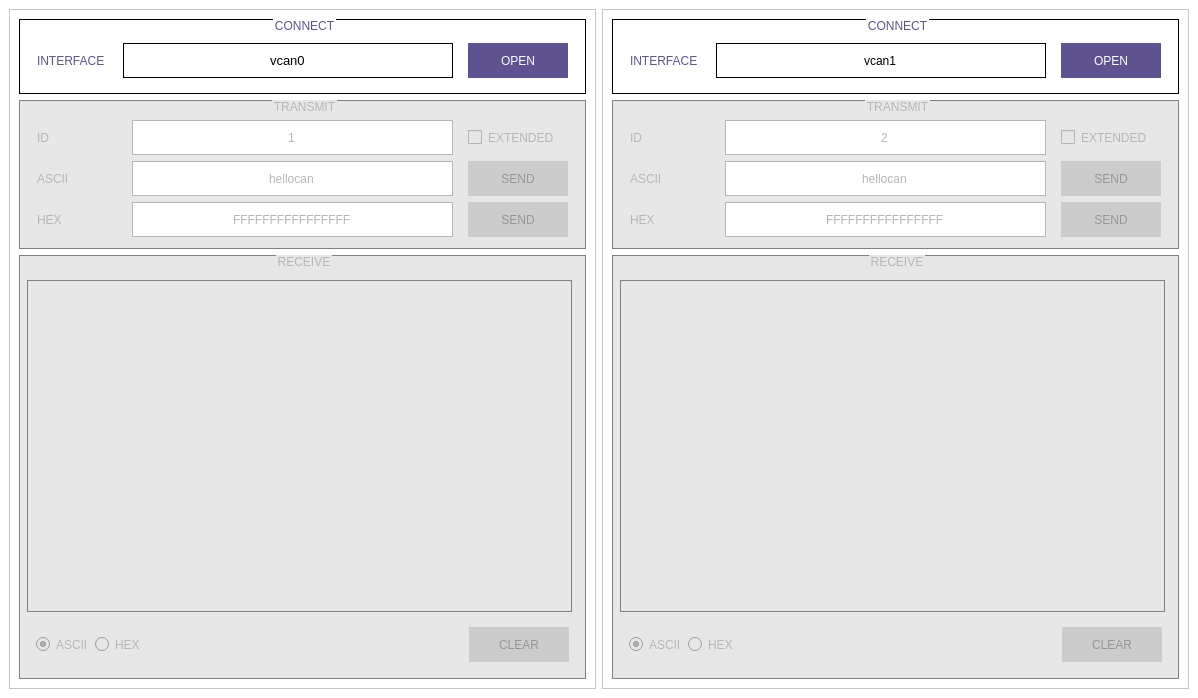
<?xml version="1.0" encoding="UTF-8"?>
<ui version="4.0">
 <class>MainWindow</class>
 <widget class="QMainWindow" name="MainWindow">
  <property name="geometry">
   <rect>
    <x>0</x>
    <y>0</y>
    <width>1198</width>
    <height>698</height>
   </rect>
  </property>
  <property name="windowTitle">
   <string>MainWindow</string>
  </property>
  <property name="styleSheet">
   <string notr="true">background-color: rgb(255, 255, 255);</string>
  </property>
  <widget class="QWidget" name="centralwidget">
   <layout class="QGridLayout" name="gridLayout_7" columnstretch="1,1">
    <item row="0" column="0">
     <widget class="QFrame" name="framePrimary">
      <property name="frameShape">
       <enum>QFrame::StyledPanel</enum>
      </property>
      <property name="frameShadow">
       <enum>QFrame::Raised</enum>
      </property>
      <layout class="QGridLayout" name="gridLayout" rowstretch="0,1,4">
       <item row="0" column="0">
        <widget class="QGroupBox" name="groupBoxPrimaryConnect">
         <property name="minimumSize">
          <size>
           <width>0</width>
           <height>75</height>
          </size>
         </property>
         <property name="maximumSize">
          <size>
           <width>16777215</width>
           <height>75</height>
          </size>
         </property>
         <property name="styleSheet">
          <string notr="true">QGroupBox {

	color: #5f5290;
	border: 1px solid black;
}
QGroupBox::title {

	subcontrol-origin: margin;
	subcontrol-position: top centre;
}

QGroupBox::disabled {

	color: #b6b6b6;
	background-color: #e7e7e7;
	border: 1px solid grey;
}</string>
         </property>
         <property name="title">
          <string>CONNECT</string>
         </property>
         <layout class="QHBoxLayout" name="horizontalLayout">
          <property name="spacing">
           <number>15</number>
          </property>
          <property name="leftMargin">
           <number>15</number>
          </property>
          <property name="topMargin">
           <number>0</number>
          </property>
          <property name="rightMargin">
           <number>15</number>
          </property>
          <property name="bottomMargin">
           <number>9</number>
          </property>
          <item>
           <widget class="QLabel" name="labelPrimaryInterface">
            <property name="styleSheet">
             <string notr="true">QLabel {
	color: #5f5290;
	border:none;
}

QLabel::disabled {

	color:#b6b6b6;
	background-color: #e7e7e7;
}</string>
            </property>
            <property name="text">
             <string>INTERFACE </string>
            </property>
           </widget>
          </item>
          <item>
           <widget class="QLineEdit" name="lineEditPrimaryInterface">
            <property name="minimumSize">
             <size>
              <width>0</width>
              <height>35</height>
             </size>
            </property>
            <property name="font">
             <font>
              <pointsize>10</pointsize>
             </font>
            </property>
            <property name="styleSheet">
             <string notr="true">QLineEdit {

	border:1px solid black;
	color: #000000;
}

QLineEdit::disabled{

	color:#b6b6b6;
	border: 1px solid #b6b6b6;
	
}</string>
            </property>
            <property name="text">
             <string>vcan0</string>
            </property>
            <property name="alignment">
             <set>Qt::AlignCenter</set>
            </property>
           </widget>
          </item>
          <item>
           <widget class="QPushButton" name="pushButtonPrimaryOpen">
            <property name="minimumSize">
             <size>
              <width>100</width>
              <height>35</height>
             </size>
            </property>
            <property name="focusPolicy">
             <enum>Qt::NoFocus</enum>
            </property>
            <property name="styleSheet">
             <string notr="true">QPushButton
{
	background-color:#5f5290;
	color:#ffffff;
	border:2px solid #5f5290;
}

QPushButton:hover
{
	background-color:#3f3761;
	color:#ffffff;
	border: 2px solid #3f3761;
}

QPushButton:pressed
{
	background-color:transparent;
	color:#000000;
	border: 2px solid #5f5290;
}

QPushButton:disabled
{
	background-color:#cccccc;
	color:#959595;
	border: 2px solid #cccccc;
}</string>
            </property>
            <property name="text">
             <string>OPEN</string>
            </property>
            <property name="checkable">
             <bool>true</bool>
            </property>
           </widget>
          </item>
         </layout>
        </widget>
       </item>
       <item row="2" column="0">
        <widget class="QGroupBox" name="groupBoxPrimaryReceive">
         <property name="enabled">
          <bool>false</bool>
         </property>
         <property name="styleSheet">
          <string notr="true">QGroupBox {

	color: #5f5290;
	border: 1px solid black;
}
QGroupBox::title {

	subcontrol-origin: margin;
	subcontrol-position: top centre;
}

QGroupBox::disabled {

	color: #b6b6b6;
	background-color: #e7e7e7;
	border: 1px solid grey;
}</string>
         </property>
         <property name="title">
          <string>RECEIVE</string>
         </property>
         <layout class="QGridLayout" name="gridLayout_4">
          <property name="leftMargin">
           <number>5</number>
          </property>
          <property name="topMargin">
           <number>5</number>
          </property>
          <property name="rightMargin">
           <number>5</number>
          </property>
          <property name="bottomMargin">
           <number>5</number>
          </property>
          <property name="verticalSpacing">
           <number>6</number>
          </property>
          <item row="0" column="0">
           <widget class="QTableView" name="tableViewPrimary">
            <property name="styleSheet">
             <string notr="true">QTableView {

	border:1px solid black;
}

QTableView::disabled {

	background-color: #e7e7e7;
	border: 1px solid grey;
}</string>
            </property>
            <property name="showGrid">
             <bool>false</bool>
            </property>
            <attribute name="horizontalHeaderCascadingSectionResizes">
             <bool>true</bool>
            </attribute>
           </widget>
          </item>
          <item row="2" column="0" colspan="2">
           <widget class="QFrame" name="frame_2">
            <property name="styleSheet">
             <string notr="true">QFrame {

	border:none;
}

QFrame::disabled {
	border:none;
	color:#b6b6b6;
	background-color: #e7e7e7;
}</string>
            </property>
            <property name="frameShape">
             <enum>QFrame::StyledPanel</enum>
            </property>
            <property name="frameShadow">
             <enum>QFrame::Raised</enum>
            </property>
            <layout class="QHBoxLayout" name="horizontalLayout_6">
             <item>
              <widget class="QRadioButton" name="radioButtonPrimaryAscii">
               <property name="focusPolicy">
                <enum>Qt::NoFocus</enum>
               </property>
               <property name="styleSheet">
                <string notr="true">QRadioButton {
	color: #5f5290;
	border:none;
}

QRadioButton::disabled {

	color:#b6b6b6;
	background-color: #e7e7e7;
}</string>
               </property>
               <property name="text">
                <string>ASCII</string>
               </property>
               <property name="checked">
                <bool>true</bool>
               </property>
              </widget>
             </item>
             <item>
              <widget class="QRadioButton" name="radioButtonPrimaryHex">
               <property name="focusPolicy">
                <enum>Qt::NoFocus</enum>
               </property>
               <property name="styleSheet">
                <string notr="true">QRadioButton {
	color: #5f5290;
	border:none;
}

QRadioButton::disabled {

	color:#b6b6b6;
	background-color: #e7e7e7;
}</string>
               </property>
               <property name="text">
                <string>HEX</string>
               </property>
              </widget>
             </item>
             <item>
              <spacer name="horizontalSpacer_3">
               <property name="orientation">
                <enum>Qt::Horizontal</enum>
               </property>
               <property name="sizeHint" stdset="0">
                <size>
                 <width>40</width>
                 <height>20</height>
                </size>
               </property>
              </spacer>
             </item>
             <item>
              <widget class="QPushButton" name="pushButtonPrimaryClear">
               <property name="minimumSize">
                <size>
                 <width>100</width>
                 <height>35</height>
                </size>
               </property>
               <property name="maximumSize">
                <size>
                 <width>100</width>
                 <height>16777215</height>
                </size>
               </property>
               <property name="focusPolicy">
                <enum>Qt::NoFocus</enum>
               </property>
               <property name="styleSheet">
                <string notr="true">QPushButton
{
	background-color:#5f5290;
	color:#ffffff;
	border:2px solid #5f5290;
}

QPushButton:hover
{
	background-color:#3f3761;
	color:#ffffff;
	border: 2px solid #3f3761;
}

QPushButton:pressed
{
	background-color:transparent;
	color:#000000;
	border: 2px solid #5f5290;
}

QPushButton:disabled
{
	background-color:#cccccc;
	color:#959595;
	border: 2px solid #cccccc;
}</string>
               </property>
               <property name="text">
                <string>CLEAR</string>
               </property>
              </widget>
             </item>
            </layout>
           </widget>
          </item>
         </layout>
        </widget>
       </item>
       <item row="1" column="0">
        <widget class="QGroupBox" name="groupBoxPrimaryTransmit">
         <property name="enabled">
          <bool>false</bool>
         </property>
         <property name="styleSheet">
          <string notr="true">QGroupBox {

	color: #5f5290;
	border: 1px solid black;
}
QGroupBox::title {

	subcontrol-origin: margin;
	subcontrol-position: top centre;
}

QGroupBox::disabled {

	color: #b6b6b6;
	background-color: #e7e7e7;
	border: 1px solid grey;
}</string>
         </property>
         <property name="title">
          <string>TRANSMIT</string>
         </property>
         <property name="alignment">
          <set>Qt::AlignCenter</set>
         </property>
         <layout class="QGridLayout" name="gridLayout_2">
          <property name="leftMargin">
           <number>15</number>
          </property>
          <property name="topMargin">
           <number>0</number>
          </property>
          <property name="rightMargin">
           <number>15</number>
          </property>
          <property name="bottomMargin">
           <number>9</number>
          </property>
          <property name="horizontalSpacing">
           <number>15</number>
          </property>
          <item row="0" column="0">
           <widget class="QLabel" name="labelPrimaryId">
            <property name="minimumSize">
             <size>
              <width>80</width>
              <height>0</height>
             </size>
            </property>
            <property name="styleSheet">
             <string notr="true">QLabel {
	color: #5f5290;
	border:none;
}

QLabel::disabled {

	color:#b6b6b6;
	background-color: #e7e7e7;
}</string>
            </property>
            <property name="text">
             <string>ID</string>
            </property>
           </widget>
          </item>
          <item row="0" column="1">
           <widget class="QLineEdit" name="lineEditPrimaryId">
            <property name="minimumSize">
             <size>
              <width>160</width>
              <height>35</height>
             </size>
            </property>
            <property name="styleSheet">
             <string notr="true">QLineEdit {

	border:1px solid black;
	color: #000000;
}

QLineEdit::disabled{

	color:#b6b6b6;
	border: 1px solid #b6b6b6;
	
}</string>
            </property>
            <property name="inputMask">
             <string/>
            </property>
            <property name="text">
             <string>1</string>
            </property>
            <property name="maxLength">
             <number>32767</number>
            </property>
            <property name="alignment">
             <set>Qt::AlignCenter</set>
            </property>
           </widget>
          </item>
          <item row="0" column="2">
           <widget class="QCheckBox" name="checkBoxPrimaryExtended">
            <property name="minimumSize">
             <size>
              <width>0</width>
              <height>35</height>
             </size>
            </property>
            <property name="focusPolicy">
             <enum>Qt::NoFocus</enum>
            </property>
            <property name="styleSheet">
             <string notr="true">QCheckBox {
	color: #5f5290;
	border:none;
}

QCheckBox::disabled {

	color:#b6b6b6;
	background-color: #e7e7e7;
}</string>
            </property>
            <property name="text">
             <string>EXTENDED</string>
            </property>
           </widget>
          </item>
          <item row="1" column="0">
           <widget class="QLabel" name="labelPrimaryDataAscii">
            <property name="minimumSize">
             <size>
              <width>80</width>
              <height>0</height>
             </size>
            </property>
            <property name="styleSheet">
             <string notr="true">QLabel {
	color: #5f5290;
	border:none;
}

QLabel::disabled {

	color:#b6b6b6;
	background-color: #e7e7e7;
}</string>
            </property>
            <property name="text">
             <string>ASCII</string>
            </property>
           </widget>
          </item>
          <item row="1" column="1">
           <widget class="QLineEdit" name="lineEditPrimaryDataAscii">
            <property name="minimumSize">
             <size>
              <width>160</width>
              <height>35</height>
             </size>
            </property>
            <property name="styleSheet">
             <string notr="true">QLineEdit {

	border:1px solid black;
	color: #000000;
}

QLineEdit::disabled{

	color:#b6b6b6;
	border: 1px solid #b6b6b6;
	
}</string>
            </property>
            <property name="inputMask">
             <string/>
            </property>
            <property name="text">
             <string>hellocan</string>
            </property>
            <property name="alignment">
             <set>Qt::AlignCenter</set>
            </property>
           </widget>
          </item>
          <item row="1" column="2">
           <widget class="QPushButton" name="pushButtonPrimarySendAscii">
            <property name="minimumSize">
             <size>
              <width>100</width>
              <height>35</height>
             </size>
            </property>
            <property name="maximumSize">
             <size>
              <width>100</width>
              <height>35</height>
             </size>
            </property>
            <property name="focusPolicy">
             <enum>Qt::NoFocus</enum>
            </property>
            <property name="styleSheet">
             <string notr="true">QPushButton
{
	background-color:#5f5290;
	color:#ffffff;
	border:2px solid #5f5290;
}

QPushButton:hover
{
	background-color:#3f3761;
	color:#ffffff;
	border: 2px solid #3f3761;
}

QPushButton:pressed
{
	background-color:transparent;
	color:#000000;
	border: 2px solid #5f5290;
}

QPushButton:disabled
{
	background-color:#cccccc;
	color:#959595;
	border: 2px solid #cccccc;
}</string>
            </property>
            <property name="text">
             <string>SEND</string>
            </property>
           </widget>
          </item>
          <item row="2" column="0">
           <widget class="QLabel" name="labelPrimaryDataHex">
            <property name="minimumSize">
             <size>
              <width>80</width>
              <height>0</height>
             </size>
            </property>
            <property name="styleSheet">
             <string notr="true">QLabel {
	color: #5f5290;
	border:none;
}

QLabel::disabled {

	color:#b6b6b6;
	background-color: #e7e7e7;
}</string>
            </property>
            <property name="text">
             <string>HEX</string>
            </property>
           </widget>
          </item>
          <item row="2" column="1">
           <widget class="QLineEdit" name="lineEditPrimaryDataHex">
            <property name="minimumSize">
             <size>
              <width>160</width>
              <height>35</height>
             </size>
            </property>
            <property name="styleSheet">
             <string notr="true">QLineEdit {

	border:1px solid black;
	color: #000000;
}

QLineEdit::disabled{

	color:#b6b6b6;
	border: 1px solid #b6b6b6;
	
}</string>
            </property>
            <property name="inputMask">
             <string/>
            </property>
            <property name="text">
             <string>FFFFFFFFFFFFFFFF</string>
            </property>
            <property name="alignment">
             <set>Qt::AlignCenter</set>
            </property>
           </widget>
          </item>
          <item row="2" column="2">
           <widget class="QPushButton" name="pushButtonPrimarySendHex">
            <property name="minimumSize">
             <size>
              <width>100</width>
              <height>35</height>
             </size>
            </property>
            <property name="maximumSize">
             <size>
              <width>100</width>
              <height>35</height>
             </size>
            </property>
            <property name="focusPolicy">
             <enum>Qt::NoFocus</enum>
            </property>
            <property name="styleSheet">
             <string notr="true">QPushButton
{
	background-color:#5f5290;
	color:#ffffff;
	border:2px solid #5f5290;
}

QPushButton:hover
{
	background-color:#3f3761;
	color:#ffffff;
	border: 2px solid #3f3761;
}

QPushButton:pressed
{
	background-color:transparent;
	color:#000000;
	border: 2px solid #5f5290;
}

QPushButton:disabled
{
	background-color:#cccccc;
	color:#959595;
	border: 2px solid #cccccc;
}</string>
            </property>
            <property name="text">
             <string>SEND</string>
            </property>
           </widget>
          </item>
         </layout>
        </widget>
       </item>
      </layout>
     </widget>
    </item>
    <item row="0" column="1">
     <widget class="QFrame" name="frameSecondary">
      <property name="frameShape">
       <enum>QFrame::StyledPanel</enum>
      </property>
      <property name="frameShadow">
       <enum>QFrame::Raised</enum>
      </property>
      <layout class="QGridLayout" name="gridLayout_3" rowstretch="0,1,4">
       <item row="0" column="0">
        <widget class="QGroupBox" name="groupBoxSecondaryConnect">
         <property name="minimumSize">
          <size>
           <width>0</width>
           <height>75</height>
          </size>
         </property>
         <property name="maximumSize">
          <size>
           <width>16777215</width>
           <height>75</height>
          </size>
         </property>
         <property name="styleSheet">
          <string notr="true">QGroupBox {

	color: #5f5290;
	border: 1px solid black;
}
QGroupBox::title {

	subcontrol-origin: margin;
	subcontrol-position: top centre;
}

QGroupBox::disabled {

	color: #b6b6b6;
	background-color: #e7e7e7;
	border: 1px solid grey;
}</string>
         </property>
         <property name="title">
          <string>CONNECT</string>
         </property>
         <layout class="QHBoxLayout" name="horizontalLayout_3">
          <property name="spacing">
           <number>15</number>
          </property>
          <property name="leftMargin">
           <number>15</number>
          </property>
          <property name="topMargin">
           <number>0</number>
          </property>
          <property name="rightMargin">
           <number>15</number>
          </property>
          <property name="bottomMargin">
           <number>9</number>
          </property>
          <item>
           <widget class="QLabel" name="labelSecondaryInterface">
            <property name="styleSheet">
             <string notr="true">QLabel {
	color: #5f5290;
	border:none;
}

QLabel::disabled {

	color:#b6b6b6;
}</string>
            </property>
            <property name="text">
             <string>INTERFACE </string>
            </property>
           </widget>
          </item>
          <item>
           <widget class="QLineEdit" name="lineEditSecondaryInterface">
            <property name="minimumSize">
             <size>
              <width>0</width>
              <height>35</height>
             </size>
            </property>
            <property name="styleSheet">
             <string notr="true">QLineEdit {

	border:1px solid black;
	color: #000000;
}

QLineEdit::disabled{

	color:#b6b6b6;
	border: 1px solid #b6b6b6;
	
}</string>
            </property>
            <property name="text">
             <string>vcan1</string>
            </property>
            <property name="alignment">
             <set>Qt::AlignCenter</set>
            </property>
           </widget>
          </item>
          <item>
           <widget class="QPushButton" name="pushButtonSecondaryOpen">
            <property name="minimumSize">
             <size>
              <width>100</width>
              <height>35</height>
             </size>
            </property>
            <property name="focusPolicy">
             <enum>Qt::NoFocus</enum>
            </property>
            <property name="styleSheet">
             <string notr="true">QPushButton
{
	background-color:#5f5290;
	color:#ffffff;
	border:2px solid #5f5290;
}

QPushButton:hover
{
	background-color:#3f3761;
	color:#ffffff;
	border: 2px solid #3f3761;
}

QPushButton:pressed
{
	background-color:transparent;
	color:#000000;
	border: 2px solid #5f5290;
}

QPushButton:disabled
{
	background-color:#cccccc;
	color:#959595;
	border: 2px solid #cccccc;
}</string>
            </property>
            <property name="text">
             <string>OPEN</string>
            </property>
            <property name="checkable">
             <bool>true</bool>
            </property>
           </widget>
          </item>
         </layout>
        </widget>
       </item>
       <item row="2" column="0">
        <widget class="QGroupBox" name="groupBoxSecondaryReceive">
         <property name="enabled">
          <bool>false</bool>
         </property>
         <property name="styleSheet">
          <string notr="true">QGroupBox {

	color: #5f5290;
	border: 1px solid black;
}
QGroupBox::title {

	subcontrol-origin: margin;
	subcontrol-position: top centre;
}

QGroupBox::disabled {

	color: #b6b6b6;
	background-color: #e7e7e7;
	border: 1px solid grey;
}</string>
         </property>
         <property name="title">
          <string>RECEIVE</string>
         </property>
         <layout class="QGridLayout" name="gridLayout_5">
          <property name="leftMargin">
           <number>5</number>
          </property>
          <property name="topMargin">
           <number>5</number>
          </property>
          <property name="rightMargin">
           <number>5</number>
          </property>
          <property name="bottomMargin">
           <number>5</number>
          </property>
          <item row="1" column="0" colspan="2">
           <widget class="QFrame" name="frame_3">
            <property name="styleSheet">
             <string notr="true">QFrame {

	border:none;
}

QFrame::disabled {
	border:none;
	color:#b6b6b6;
	background-color: #e7e7e7;
}</string>
            </property>
            <property name="frameShape">
             <enum>QFrame::StyledPanel</enum>
            </property>
            <property name="frameShadow">
             <enum>QFrame::Raised</enum>
            </property>
            <layout class="QHBoxLayout" name="horizontalLayout_7">
             <item>
              <widget class="QRadioButton" name="radioButtonSecondaryAscii">
               <property name="focusPolicy">
                <enum>Qt::NoFocus</enum>
               </property>
               <property name="styleSheet">
                <string notr="true">QRadioButton {
	color: #5f5290;
	border:none;
}

QRadioButton::disabled {

	color:#b6b6b6;
	background-color: #e7e7e7;
}</string>
               </property>
               <property name="text">
                <string>ASCII</string>
               </property>
               <property name="checked">
                <bool>true</bool>
               </property>
              </widget>
             </item>
             <item>
              <widget class="QRadioButton" name="radioButtonSecondaryHex">
               <property name="focusPolicy">
                <enum>Qt::NoFocus</enum>
               </property>
               <property name="styleSheet">
                <string notr="true">QRadioButton {
	color: #5f5290;
	border:none;
}

QRadioButton::disabled {

	color:#b6b6b6;
	background-color: #e7e7e7;
}</string>
               </property>
               <property name="text">
                <string>HEX</string>
               </property>
              </widget>
             </item>
             <item>
              <spacer name="horizontalSpacer_4">
               <property name="orientation">
                <enum>Qt::Horizontal</enum>
               </property>
               <property name="sizeHint" stdset="0">
                <size>
                 <width>40</width>
                 <height>20</height>
                </size>
               </property>
              </spacer>
             </item>
             <item>
              <widget class="QPushButton" name="pushButtonSecondaryClear">
               <property name="minimumSize">
                <size>
                 <width>100</width>
                 <height>35</height>
                </size>
               </property>
               <property name="maximumSize">
                <size>
                 <width>100</width>
                 <height>16777215</height>
                </size>
               </property>
               <property name="focusPolicy">
                <enum>Qt::NoFocus</enum>
               </property>
               <property name="styleSheet">
                <string notr="true">QPushButton
{
	background-color:#5f5290;
	color:#ffffff;
	border:2px solid #5f5290;
}

QPushButton:hover
{
	background-color:#3f3761;
	color:#ffffff;
	border: 2px solid #3f3761;
}

QPushButton:pressed
{
	background-color:transparent;
	color:#000000;
	border: 2px solid #5f5290;
}

QPushButton:disabled
{
	background-color:#cccccc;
	color:#959595;
	border: 2px solid #cccccc;
}</string>
               </property>
               <property name="text">
                <string>CLEAR</string>
               </property>
              </widget>
             </item>
            </layout>
           </widget>
          </item>
          <item row="0" column="0">
           <widget class="QTableView" name="tableViewSecondary">
            <property name="styleSheet">
             <string notr="true">QTableView {

	border:1px solid black;
}

QTableView::disabled {

	background-color: #e7e7e7;
	border: 1px solid grey;
}</string>
            </property>
            <property name="showGrid">
             <bool>false</bool>
            </property>
            <attribute name="horizontalHeaderCascadingSectionResizes">
             <bool>true</bool>
            </attribute>
           </widget>
          </item>
         </layout>
        </widget>
       </item>
       <item row="1" column="0">
        <widget class="QGroupBox" name="groupBoxSecondaryTransmit">
         <property name="enabled">
          <bool>false</bool>
         </property>
         <property name="styleSheet">
          <string notr="true">QGroupBox {

	color: #5f5290;
	border: 1px solid black;
}
QGroupBox::title {

	subcontrol-origin: margin;
	subcontrol-position: top centre;
}

QGroupBox::disabled {

	color: #b6b6b6;
	background-color: #e7e7e7;
	border: 1px solid grey;
}</string>
         </property>
         <property name="title">
          <string>TRANSMIT</string>
         </property>
         <property name="alignment">
          <set>Qt::AlignCenter</set>
         </property>
         <layout class="QGridLayout" name="gridLayout_6">
          <property name="leftMargin">
           <number>15</number>
          </property>
          <property name="topMargin">
           <number>0</number>
          </property>
          <property name="rightMargin">
           <number>15</number>
          </property>
          <property name="horizontalSpacing">
           <number>15</number>
          </property>
          <item row="0" column="0">
           <widget class="QLabel" name="labelSecondaryId">
            <property name="minimumSize">
             <size>
              <width>80</width>
              <height>0</height>
             </size>
            </property>
            <property name="styleSheet">
             <string notr="true">QLabel {
	color: #5f5290;
	border:none;
}

QLabel::disabled {

	color:#b6b6b6;
	background-color: #e7e7e7;
}</string>
            </property>
            <property name="text">
             <string>ID</string>
            </property>
           </widget>
          </item>
          <item row="0" column="1">
           <widget class="QLineEdit" name="lineEditSecondaryId">
            <property name="minimumSize">
             <size>
              <width>160</width>
              <height>35</height>
             </size>
            </property>
            <property name="styleSheet">
             <string notr="true">QLineEdit {

	border:1px solid black;
	color: #000000;
}

QLineEdit::disabled{

	color:#b6b6b6;
	border: 1px solid #b6b6b6;
	
}</string>
            </property>
            <property name="inputMask">
             <string/>
            </property>
            <property name="text">
             <string>2</string>
            </property>
            <property name="maxLength">
             <number>32767</number>
            </property>
            <property name="alignment">
             <set>Qt::AlignCenter</set>
            </property>
           </widget>
          </item>
          <item row="0" column="2">
           <widget class="QCheckBox" name="checkBoxSecondaryExtended">
            <property name="minimumSize">
             <size>
              <width>0</width>
              <height>35</height>
             </size>
            </property>
            <property name="focusPolicy">
             <enum>Qt::NoFocus</enum>
            </property>
            <property name="styleSheet">
             <string notr="true">QCheckBox {
	color: #5f5290;
	border:none;
}

QCheckBox::disabled {

	color:#b6b6b6;
	background-color: #e7e7e7;
}</string>
            </property>
            <property name="text">
             <string>EXTENDED</string>
            </property>
           </widget>
          </item>
          <item row="1" column="0">
           <widget class="QLabel" name="labelSecondaryDataAscii">
            <property name="minimumSize">
             <size>
              <width>80</width>
              <height>0</height>
             </size>
            </property>
            <property name="styleSheet">
             <string notr="true">QLabel {
	color: #5f5290;
	border:none;
}

QLabel::disabled {

	color:#b6b6b6;
	background-color: #e7e7e7;
}</string>
            </property>
            <property name="text">
             <string>ASCII</string>
            </property>
           </widget>
          </item>
          <item row="1" column="1">
           <widget class="QLineEdit" name="lineEditSecondaryDataAscii">
            <property name="minimumSize">
             <size>
              <width>160</width>
              <height>35</height>
             </size>
            </property>
            <property name="styleSheet">
             <string notr="true">QLineEdit {

	border:1px solid black;
	color: #000000;
}

QLineEdit::disabled{

	color:#b6b6b6;
	border: 1px solid #b6b6b6;
	
}</string>
            </property>
            <property name="inputMask">
             <string/>
            </property>
            <property name="text">
             <string>hellocan</string>
            </property>
            <property name="alignment">
             <set>Qt::AlignCenter</set>
            </property>
           </widget>
          </item>
          <item row="1" column="2">
           <widget class="QPushButton" name="pushButtonSecondarySendAscii">
            <property name="minimumSize">
             <size>
              <width>100</width>
              <height>35</height>
             </size>
            </property>
            <property name="maximumSize">
             <size>
              <width>100</width>
              <height>35</height>
             </size>
            </property>
            <property name="focusPolicy">
             <enum>Qt::NoFocus</enum>
            </property>
            <property name="styleSheet">
             <string notr="true">QPushButton
{
	background-color:#5f5290;
	color:#ffffff;
	border:2px solid #5f5290;
}

QPushButton:hover
{
	background-color:#3f3761;
	color:#ffffff;
	border: 2px solid #3f3761;
}

QPushButton:pressed
{
	background-color:transparent;
	color:#000000;
	border: 2px solid #5f5290;
}

QPushButton:disabled
{
	background-color:#cccccc;
	color:#959595;
	border: 2px solid #cccccc;
}</string>
            </property>
            <property name="text">
             <string>SEND</string>
            </property>
           </widget>
          </item>
          <item row="2" column="0">
           <widget class="QLabel" name="labelSecondaryDataHex">
            <property name="minimumSize">
             <size>
              <width>80</width>
              <height>0</height>
             </size>
            </property>
            <property name="styleSheet">
             <string notr="true">QLabel {
	color: #5f5290;
	border:none;
}

QLabel::disabled {

	color:#b6b6b6;
	background-color: #e7e7e7;
}</string>
            </property>
            <property name="text">
             <string>HEX</string>
            </property>
           </widget>
          </item>
          <item row="2" column="1">
           <widget class="QLineEdit" name="lineEditSecondaryDataHex">
            <property name="minimumSize">
             <size>
              <width>160</width>
              <height>35</height>
             </size>
            </property>
            <property name="styleSheet">
             <string notr="true">QLineEdit {

	border:1px solid black;
	color: #000000;
}

QLineEdit::disabled{

	color:#b6b6b6;
	border: 1px solid #b6b6b6;
	
}</string>
            </property>
            <property name="inputMask">
             <string/>
            </property>
            <property name="text">
             <string>FFFFFFFFFFFFFFFF</string>
            </property>
            <property name="alignment">
             <set>Qt::AlignCenter</set>
            </property>
           </widget>
          </item>
          <item row="2" column="2">
           <widget class="QPushButton" name="pushButtonSecondarySendHex">
            <property name="minimumSize">
             <size>
              <width>100</width>
              <height>35</height>
             </size>
            </property>
            <property name="maximumSize">
             <size>
              <width>100</width>
              <height>35</height>
             </size>
            </property>
            <property name="focusPolicy">
             <enum>Qt::NoFocus</enum>
            </property>
            <property name="styleSheet">
             <string notr="true">QPushButton
{
	background-color:#5f5290;
	color:#ffffff;
	border:2px solid #5f5290;
}

QPushButton:hover
{
	background-color:#3f3761;
	color:#ffffff;
	border: 2px solid #3f3761;
}

QPushButton:pressed
{
	background-color:transparent;
	color:#000000;
	border: 2px solid #5f5290;
}

QPushButton:disabled
{
	background-color:#cccccc;
	color:#959595;
	border: 2px solid #cccccc;
}</string>
            </property>
            <property name="text">
             <string>SEND</string>
            </property>
           </widget>
          </item>
         </layout>
        </widget>
       </item>
      </layout>
     </widget>
    </item>
   </layout>
  </widget>
 </widget>
 <resources/>
 <connections/>
</ui>
